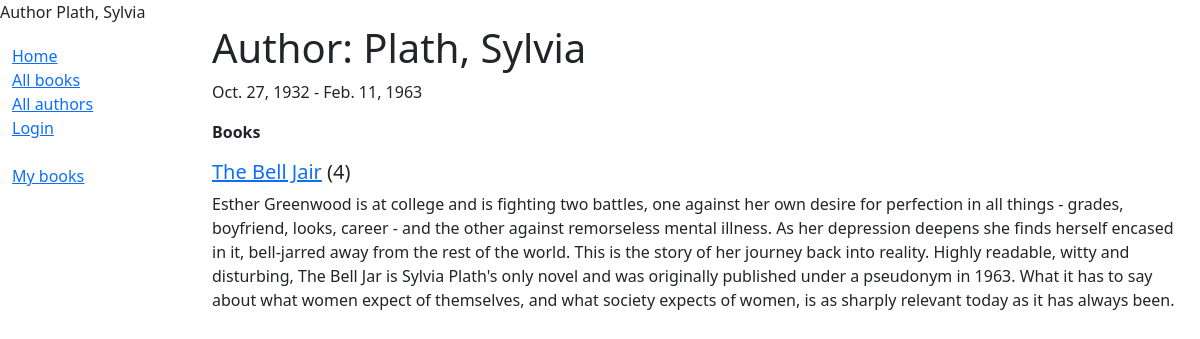
Before: /authors/3 with the older database file.
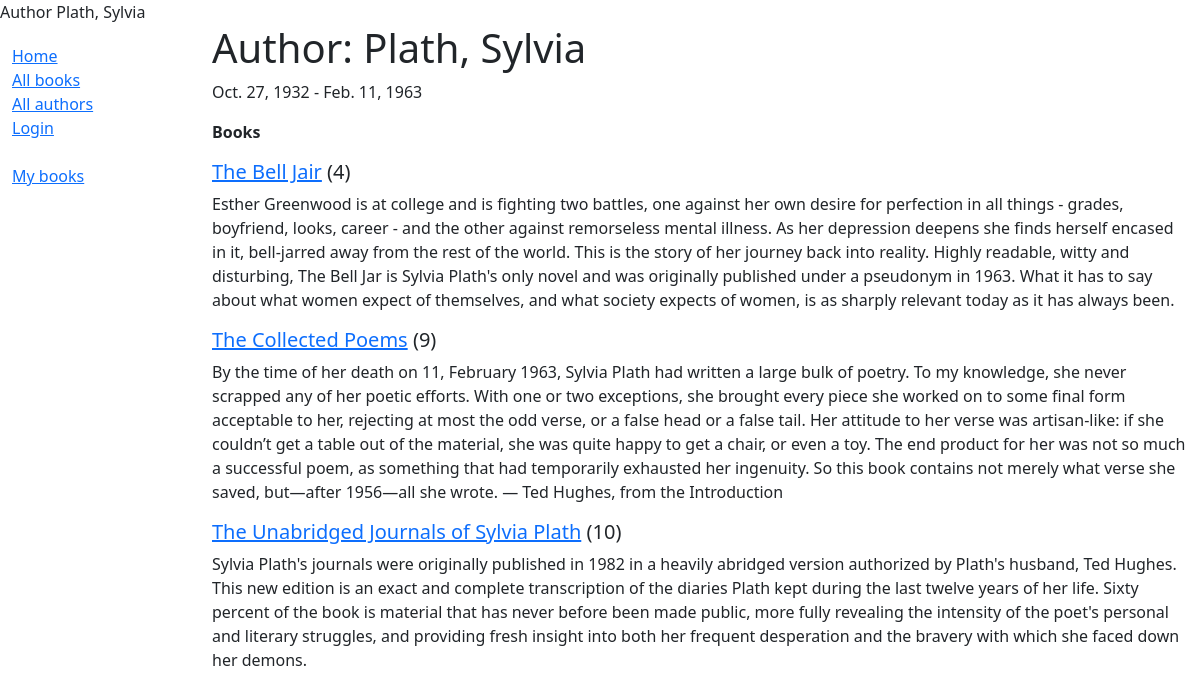
After: the same page with the newer database file.
### catalog/models.py (models this page shows, shortened)
class Author(models.Model):
    first_name = models.CharField(max_length=100)
    last_name = models.CharField(max_length=100)
    date_of_birth = models.DateField(null=True, blank=True)
    date_of_death = models.DateField('Died', null=True, blank=True)
    class Meta:
        ordering=['last_name', 'first_name']

class Book(models.Model):
    title = models.CharField(max_length=200)
    author = models.ForeignKey('Author', on_delete=models.SET_NULL, null=True)
    summary = models.TextField(max_length=1000, help_text="Enter a brief description of the book")
    isbn = models.CharField('ISBN', max_length=13, help_text="13 Character <a href='https://www.isbn-international.org/content/what-isbn'>ISBN</a>")
    genre = models.ManyToManyField(Genre, help_text='Select a genre for this book')
    language = models.ForeignKey('Language', on_delete=models.SET_NULL, null=True)
    class Meta:
        ordering = ['title', 'author']
    def display_genre(self):
        return ','. join(genre.name for genre in self.genre.all()[:3])
    display_genre.short_description = 'Genre'
    def get_absolute_url(self):
        return reverse("book-detail", args=[str(self.id)])

### catalog/views.py (the view)
# urls.py: re_path(r'^authors/(?P<pk>\d+)$', views.AuthorDetailView.as_view(), name="authors_detail"),
class AuthorDetailView(generic.DetailView):
    model = Author
    paginate_by = 4

### catalog/templates/catalog/author_detail.html
{% extends "base.html" %}
{% block title %}
    Author {{ author.last_name}}, {{ author.first_name }}
{% endblock %}
{% block content %}
    <h1>Author: {{ author.last_name}}, {{ author.first_name}} </h1>
    <p>{% if author.date_of_birth %}{{ author.date_of_birth}}{% endif %} - {% if author.date_of_death %} {{ author.date_of_death}}{% endif %}</p>
    {% if author.book_set.all %}
        <p><strong>Books</strong></p>
        {% for book in author.book_set.all %}
            <h5><a href="{{ book.get_absolute_url }}">{{ book.title }}</a> ({{ book.id }})</h5>
            <p>{{ book.summary }}</p>
        {% endfor %}
    {% else%}
        <p>There is no book of this author registered</p>
    {% endif %}
{% endblock %}

### catalog/templates/base.html (shortened to what this page needs)
<!DOCTYPE html>
<html lang="pt-br">
<head>
    <link href="https://cdn.jsdelivr.net/npm/bootstrap@5.3.2/dist/css/bootstrap.min.css" rel="stylesheet">
    {% block title %}{% endblock %}
    {% load static %}
    <link rel="stylesheet" href="{% static 'css/styles.css' %}">
</head>
<body>
    <div class="container-fluid">
        <div class="row">
            <div class="col-sm-2">
                {% block sidebar %}
                    <ul class="sidebar-nav">
                        <li><a href="{% url 'index' %}">Home</a></li>
                        <li><a href="{% url 'books' %}">All books</a></li>
                        <li><a href="{% url 'authors' %}">All authors</a></li>
                        {% if user.is_authenticated %}
                        <br>
                            <li>User: {{ user.get_username }}</li>
                            <li><a href="{% url 'logout' %}?next={{ request.path }}">Logout</a></li>
                        {% else %}
                            <li><a href="{% url 'login' %}?next={{ request.path }}">Login</a></li>
                        {% endif %}
                        <br>
                        <li><a href="{% url 'my-borrowed' %}">My books</a></li>
                    </ul>
                {% endblock %}
            </div>
            <div class="col-sm-10">
                {% block content %}
                {% endblock %}
            </div>
        </div>
    </div>
</body>
</html>

### catalog/static/css/styles.css (style rules this page uses)
.sidebar-nav { margin-top: 20px; padding: 0; list-style: none; }

Changed rows visible on the page:
added Book: title "The Collected Poems", id "9", summary "By the time of her death on 11, February 1963, Sylvia Plath had written a large bulk of poetry. To my knowledge, she never scrapped any of her poetic efforts. With one or two exceptions, she brought every piece she worked on to some final form acceptable to her, rejecting at most the odd verse, or a false head or a false tail. Her attitude to her verse was artisan-like: if she couldn’t get a table out of the material, she was quite happy to get a chair, or even a toy. The end product for her was not so much a successful poem, as something that had temporarily exhausted her ingenuity. So this book contains not merely what verse she saved, but—after 1956—all she wrote. — Ted Hughes, from the…"
added Book: title "The Unabridged Journals of Sylvia Plath", id "10", summary "Sylvia Plath's journals were originally published in 1982 in a heavily abridged version authorized by Plath's husband, Ted Hughes. This new edition is an exact and complete transcription of the diaries Plath kept during the last twelve years of her life. Sixty percent of the book is material that has never before been made public, more fully revealing the intensity of the poet's personal and literary struggles, and providing fresh insight into both her frequent desperation and the bravery with which she faced down her demons."
